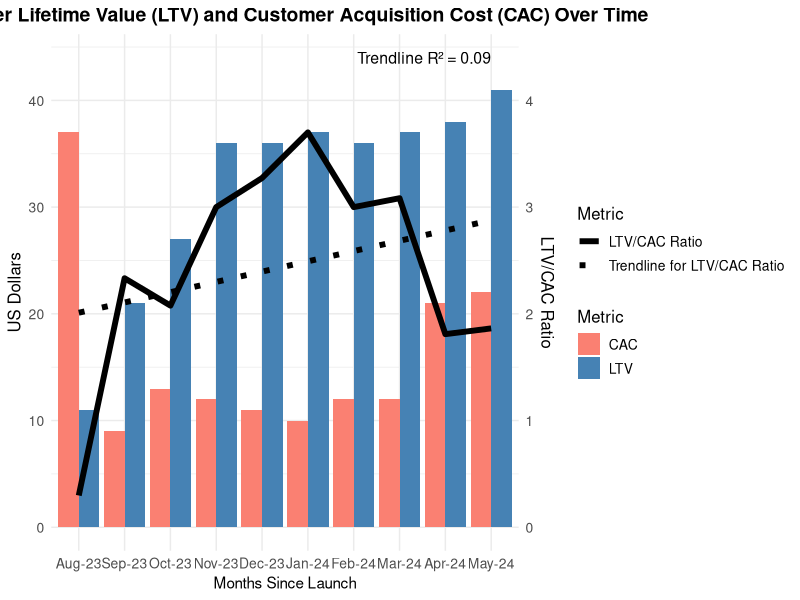
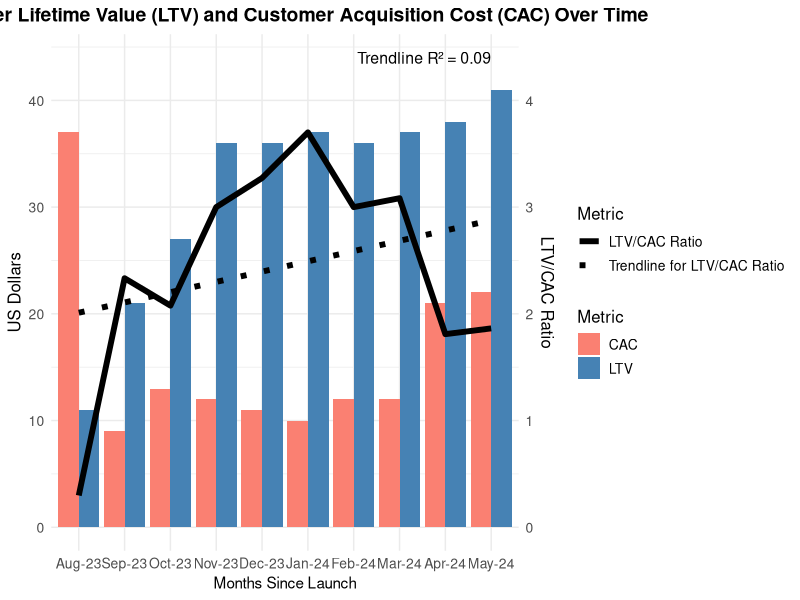
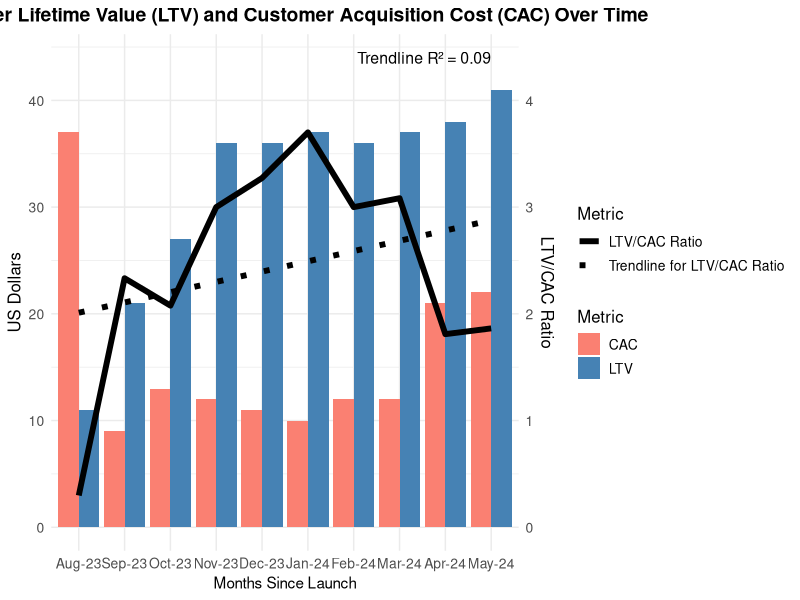

Here is the R script that generated these plots, in order:
# -------------------------------
# Install and Load Required Packages
# -------------------------------
packages <- c("ggplot2", "tidyr", "scales")
for (pkg in packages) {
  if (!require(pkg, character.only = TRUE)) {
    install.packages(pkg)
    library(pkg, character.only = TRUE)
  }
}

# -------------------------------
# Create a Data Frame Manually
# -------------------------------
data <- data.frame(
  # 'Month' is a factor to maintain the desired order in plots.
  Month = factor(c("Aug-23", "Sep-23", "Oct-23", "Nov-23", "Dec-23", "Jan-24", "Feb-24", "Mar-24", "Apr-24", "May-24"),
                 levels = c("Aug-23", "Sep-23", "Oct-23", "Nov-23", "Dec-23", "Jan-24", "Feb-24", "Mar-24", "Apr-24", "May-24")),
  LTV = c(11, 21, 27, 36, 36, 37, 36, 37, 38, 41),   # Customer Lifetime Value
  CAC = c(37, 9, 13, 12, 11, 10, 12, 12, 21, 22)      # Customer Acquisition Cost
)

# Display the data to verify its structure
print("Preview of the data frame:")
print(head(data))
print("Summary of the data:")
print(summary(data))

# -------------------------------
# Calculate Additional Variables
# -------------------------------
# Calculate the LTV/CAC ratio
data$Ratio <- data$LTV / data$CAC

# -------------------------------
# Reshape the Data for Plotting
# -------------------------------
# Convert data from wide to long format for ggplot2 plotting
data_long <- gather(data, key = "Metric", value = "Value", -Month, -Ratio)
print("Reshaped data (long format):")
print(head(data_long))

# -------------------------------
# Additional Statistical Analysis
# -------------------------------
# Run a linear regression on the scaled LTV/CAC ratio (scaled by 10 for plotting)
lm_model <- lm((Ratio * 10) ~ as.numeric(Month), data = data)
print("Linear Regression Model Summary:")
print(summary(lm_model))
# Calculate R-squared for annotation
r_squared <- round(summary(lm_model)$r.squared, 2)
annotation_text <- paste("Trendline R² =", r_squared)

# -------------------------------
# Create the Plot Using ggplot2 with a Minimal Theme
# -------------------------------
# 'theme_minimal()' provides a clean baseline. As a UI designer, you appreciate having a blank canvas to fine-tune aesthetics.
plot <- ggplot() +
  # Bar plot for LTV and CAC
  geom_bar(data = data_long, aes(x = Month, y = Value, fill = Metric),
           stat = "identity", position = position_dodge(), size = 0.5) +
  # Line plot for the scaled LTV/CAC Ratio
  geom_line(data = data, aes(x = Month, y = Ratio * 10, group = 1,
                             linetype = "LTV/CAC Ratio"),
            size = 2, color = "black") +
  # Dotted trendline for the ratio using a linear model
  geom_smooth(data = data, aes(x = Month, y = Ratio * 10, group = 1,
                               linetype = "Trendline for LTV/CAC Ratio"),
              method = "lm", se = FALSE, size = 2, color = "black") +
  # Define the primary y-axis (US Dollars) and secondary y-axis (LTV/CAC Ratio)
  scale_y_continuous(
    name = "US Dollars",
    sec.axis = sec_axis(~./10, name = "LTV/CAC Ratio")
  ) +
  # Add plot titles and labels
  labs(
    title = "Customer Lifetime Value (LTV) and Customer Acquisition Cost (CAC) Over Time",
    x = "Months Since Launch",
    fill = "Metric",
    linetype = "Metric"
  ) +
  # Customize colors and line types
  scale_fill_manual(values = c("LTV" = "steelblue", "CAC" = "salmon")) +
  scale_linetype_manual(values = c("LTV/CAC Ratio" = "solid", "Trendline for LTV/CAC Ratio" = "dotted")) +
  theme_minimal() +  # Use minimal theme as a clean canvas for further customization.
  theme(
    plot.title = element_text(hjust = 0.5, size = 14, face = "bold"),
    axis.title.y.left = element_text(color = "black", size = 12),
    axis.title.y.right = element_text(color = "black", size = 12),
    axis.text = element_text(size = 10),
    legend.position = "right",
    legend.title = element_text(size = 12),
    legend.text = element_text(size = 10)
  ) +
  # Annotate the plot with the minimal calculation result (R-squared)
  annotate("text", x = "May-24", y = max(data$LTV) + 3, label = annotation_text,
           hjust = 1, size = 4, color = "black")

# Display the plot
print(plot)

# -------------------------------
# Save the Plot to Files
# -------------------------------
# Adjust the file path if necessary.
ggsave("H:/Desktop/LTV_CAC_Graph.jpeg", plot = plot, width = 12, height = 8, dpi = 300, device = "jpeg")
ggsave("H:/Desktop/LTV_CAC_Graph.pdf", plot = plot, width = 12, height = 8, device = "pdf")

# -------------------------------
# End of Script
# -------------------------------
# Uncomment the next line if you want to quit the R session automatically.
# q()
